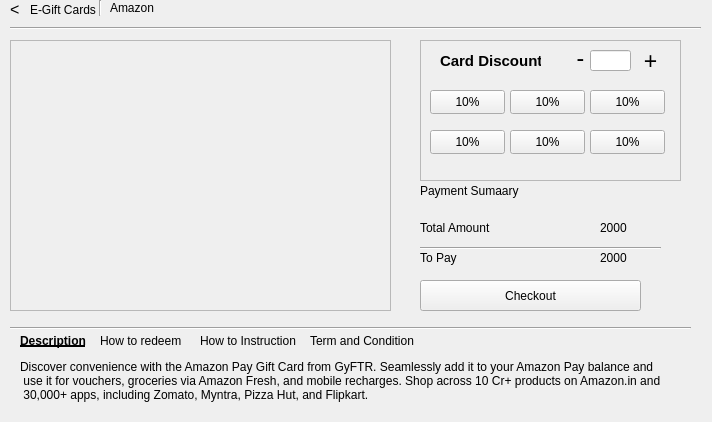
<?xml version="1.0" encoding="UTF-8"?>
<ui version="4.0">
 <class>Frame</class>
 <widget class="QFrame" name="Frame">
  <property name="geometry">
   <rect>
    <x>0</x>
    <y>0</y>
    <width>712</width>
    <height>422</height>
   </rect>
  </property>
  <property name="windowTitle">
   <string>Frame</string>
  </property>
  <widget class="QFrame" name="frame">
   <property name="geometry">
    <rect>
     <x>10</x>
     <y>40</y>
     <width>381</width>
     <height>271</height>
    </rect>
   </property>
   <property name="frameShape">
    <enum>QFrame::Shape::StyledPanel</enum>
   </property>
   <property name="frameShadow">
    <enum>QFrame::Shadow::Raised</enum>
   </property>
  </widget>
  <widget class="QFrame" name="frame_2">
   <property name="geometry">
    <rect>
     <x>420</x>
     <y>40</y>
     <width>261</width>
     <height>141</height>
    </rect>
   </property>
   <property name="frameShape">
    <enum>QFrame::Shape::StyledPanel</enum>
   </property>
   <property name="frameShadow">
    <enum>QFrame::Shadow::Raised</enum>
   </property>
   <widget class="QLineEdit" name="lineEdit">
    <property name="geometry">
     <rect>
      <x>170</x>
      <y>10</y>
      <width>41</width>
      <height>21</height>
     </rect>
    </property>
   </widget>
   <widget class="QPushButton" name="pushButton_2">
    <property name="geometry">
     <rect>
      <x>220</x>
      <y>10</y>
      <width>21</width>
      <height>21</height>
     </rect>
    </property>
    <property name="font">
     <font>
      <pointsize>17</pointsize>
     </font>
    </property>
    <property name="styleSheet">
     <string notr="true">border:none;</string>
    </property>
    <property name="text">
     <string>+</string>
    </property>
   </widget>
   <widget class="QPushButton" name="pushButton">
    <property name="geometry">
     <rect>
      <x>150</x>
      <y>10</y>
      <width>21</width>
      <height>16</height>
     </rect>
    </property>
    <property name="font">
     <font>
      <pointsize>17</pointsize>
     </font>
    </property>
    <property name="styleSheet">
     <string notr="true">border:none;</string>
    </property>
    <property name="text">
     <string>-</string>
    </property>
   </widget>
   <widget class="QLabel" name="label">
    <property name="geometry">
     <rect>
      <x>20</x>
      <y>10</y>
      <width>101</width>
      <height>21</height>
     </rect>
    </property>
    <property name="font">
     <font>
      <pointsize>11</pointsize>
      <bold>true</bold>
     </font>
    </property>
    <property name="text">
     <string>Card Discount</string>
    </property>
   </widget>
   <widget class="QPushButton" name="pushButton_4">
    <property name="geometry">
     <rect>
      <x>10</x>
      <y>50</y>
      <width>75</width>
      <height>24</height>
     </rect>
    </property>
    <property name="text">
     <string>10%</string>
    </property>
   </widget>
   <widget class="QPushButton" name="pushButton_3">
    <property name="geometry">
     <rect>
      <x>90</x>
      <y>50</y>
      <width>75</width>
      <height>24</height>
     </rect>
    </property>
    <property name="text">
     <string>10%</string>
    </property>
   </widget>
   <widget class="QPushButton" name="pushButton_5">
    <property name="geometry">
     <rect>
      <x>10</x>
      <y>90</y>
      <width>75</width>
      <height>24</height>
     </rect>
    </property>
    <property name="text">
     <string>10%</string>
    </property>
   </widget>
   <widget class="QPushButton" name="pushButton_6">
    <property name="geometry">
     <rect>
      <x>90</x>
      <y>90</y>
      <width>75</width>
      <height>24</height>
     </rect>
    </property>
    <property name="text">
     <string>10%</string>
    </property>
   </widget>
   <widget class="QPushButton" name="pushButton_7">
    <property name="geometry">
     <rect>
      <x>170</x>
      <y>50</y>
      <width>75</width>
      <height>24</height>
     </rect>
    </property>
    <property name="text">
     <string>10%</string>
    </property>
   </widget>
   <widget class="QPushButton" name="pushButton_8">
    <property name="geometry">
     <rect>
      <x>170</x>
      <y>90</y>
      <width>75</width>
      <height>24</height>
     </rect>
    </property>
    <property name="text">
     <string>10%</string>
    </property>
   </widget>
  </widget>
  <widget class="QLabel" name="label_2">
   <property name="geometry">
    <rect>
     <x>420</x>
     <y>180</y>
     <width>131</width>
     <height>21</height>
    </rect>
   </property>
   <property name="text">
    <string>Payment Sumaary</string>
   </property>
  </widget>
  <widget class="QLabel" name="label_3">
   <property name="geometry">
    <rect>
     <x>420</x>
     <y>220</y>
     <width>81</width>
     <height>16</height>
    </rect>
   </property>
   <property name="text">
    <string>Total Amount </string>
   </property>
  </widget>
  <widget class="Line" name="line">
   <property name="geometry">
    <rect>
     <x>420</x>
     <y>240</y>
     <width>241</width>
     <height>16</height>
    </rect>
   </property>
   <property name="orientation">
    <enum>Qt::Orientation::Horizontal</enum>
   </property>
  </widget>
  <widget class="QLabel" name="label_4">
   <property name="geometry">
    <rect>
     <x>600</x>
     <y>220</y>
     <width>49</width>
     <height>16</height>
    </rect>
   </property>
   <property name="text">
    <string>2000</string>
   </property>
  </widget>
  <widget class="QLabel" name="label_5">
   <property name="geometry">
    <rect>
     <x>420</x>
     <y>250</y>
     <width>51</width>
     <height>16</height>
    </rect>
   </property>
   <property name="text">
    <string>To Pay</string>
   </property>
  </widget>
  <widget class="QLabel" name="label_6">
   <property name="geometry">
    <rect>
     <x>600</x>
     <y>250</y>
     <width>31</width>
     <height>16</height>
    </rect>
   </property>
   <property name="text">
    <string>2000</string>
   </property>
  </widget>
  <widget class="Line" name="line_2">
   <property name="geometry">
    <rect>
     <x>10</x>
     <y>320</y>
     <width>681</width>
     <height>16</height>
    </rect>
   </property>
   <property name="orientation">
    <enum>Qt::Orientation::Horizontal</enum>
   </property>
  </widget>
  <widget class="QPushButton" name="pushButton_9">
   <property name="geometry">
    <rect>
     <x>420</x>
     <y>280</y>
     <width>221</width>
     <height>31</height>
    </rect>
   </property>
   <property name="text">
    <string>Checkout</string>
   </property>
  </widget>
  <widget class="QLabel" name="label_7">
   <property name="geometry">
    <rect>
     <x>30</x>
     <y>0</y>
     <width>71</width>
     <height>20</height>
    </rect>
   </property>
   <property name="text">
    <string>E-Gift Cards</string>
   </property>
  </widget>
  <widget class="QLabel" name="label_8">
   <property name="geometry">
    <rect>
     <x>10</x>
     <y>0</y>
     <width>21</width>
     <height>16</height>
    </rect>
   </property>
   <property name="font">
    <font>
     <pointsize>12</pointsize>
    </font>
   </property>
   <property name="text">
    <string>&lt;</string>
   </property>
  </widget>
  <widget class="Line" name="line_3">
   <property name="geometry">
    <rect>
     <x>90</x>
     <y>0</y>
     <width>20</width>
     <height>16</height>
    </rect>
   </property>
   <property name="orientation">
    <enum>Qt::Orientation::Vertical</enum>
   </property>
  </widget>
  <widget class="QLabel" name="label_9">
   <property name="geometry">
    <rect>
     <x>110</x>
     <y>0</y>
     <width>49</width>
     <height>16</height>
    </rect>
   </property>
   <property name="text">
    <string>Amazon</string>
   </property>
  </widget>
  <widget class="Line" name="line_4">
   <property name="geometry">
    <rect>
     <x>10</x>
     <y>20</y>
     <width>691</width>
     <height>16</height>
    </rect>
   </property>
   <property name="orientation">
    <enum>Qt::Orientation::Horizontal</enum>
   </property>
  </widget>
  <widget class="QLabel" name="label_10">
   <property name="geometry">
    <rect>
     <x>20</x>
     <y>330</y>
     <width>71</width>
     <height>21</height>
    </rect>
   </property>
   <property name="font">
    <font>
     <bold>true</bold>
     <underline>true</underline>
    </font>
   </property>
   <property name="text">
    <string>Description</string>
   </property>
  </widget>
  <widget class="QLabel" name="label_11">
   <property name="geometry">
    <rect>
     <x>100</x>
     <y>330</y>
     <width>81</width>
     <height>21</height>
    </rect>
   </property>
   <property name="text">
    <string>How to redeem</string>
   </property>
  </widget>
  <widget class="QLabel" name="label_12">
   <property name="geometry">
    <rect>
     <x>200</x>
     <y>330</y>
     <width>101</width>
     <height>21</height>
    </rect>
   </property>
   <property name="text">
    <string>How to Instruction</string>
   </property>
  </widget>
  <widget class="QLabel" name="label_13">
   <property name="geometry">
    <rect>
     <x>310</x>
     <y>330</y>
     <width>111</width>
     <height>21</height>
    </rect>
   </property>
   <property name="text">
    <string>Term and Condition</string>
   </property>
  </widget>
  <widget class="QLabel" name="label_14">
   <property name="geometry">
    <rect>
     <x>20</x>
     <y>350</y>
     <width>641</width>
     <height>61</height>
    </rect>
   </property>
   <property name="text">
    <string>Discover convenience with the Amazon Pay Gift Card from GyFTR. Seamlessly add it to your Amazon Pay balance and
 use it for vouchers, groceries via Amazon Fresh, and mobile recharges. Shop across 10 Cr+ products on Amazon.in and
 30,000+ apps, including Zomato, Myntra, Pizza Hut, and Flipkart.</string>
   </property>
  </widget>
 </widget>
 <resources/>
 <connections/>
</ui>
